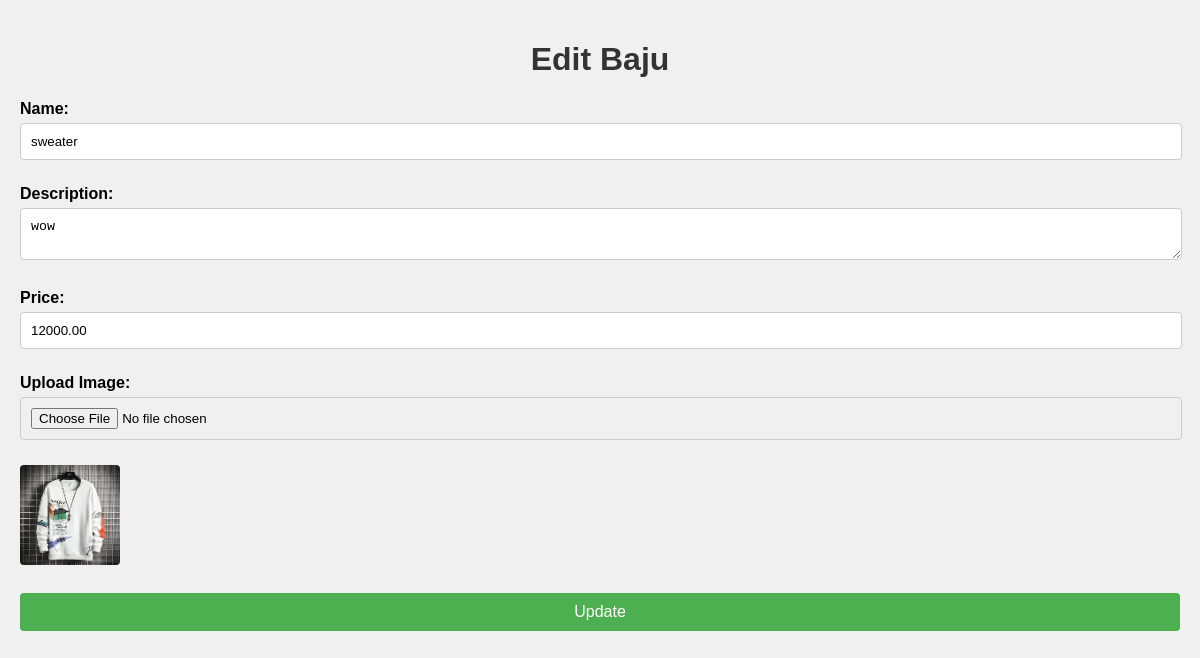
Page /adminpenambah/edit.php?id=1 on the committed database.
### tables this page shows
CREATE TABLE `baju` (
  `id_baju` int(11) NOT NULL,
  `name` varchar(255) NOT NULL,
  `description` text NOT NULL,
  `price` decimal(10,2) NOT NULL,
  `image` varchar(255) NOT NULL
);

### adminpenambah/edit.php (the view, shortened to what this page needs)
<?php
$servername = "localhost";
$username = "root";
$password = "";
$dbname = "toko baju";
$conn = new mysqli($servername, $username, $password, $dbname);
$id = $_GET['id'];
$sql = "SELECT * FROM baju WHERE id_baju=?";
$stmt = $conn->prepare($sql);
$stmt->bind_param("i", $id);
$stmt->execute();
$result = $stmt->get_result();
$row = $result->fetch_assoc();
?>
<!DOCTYPE html>
<html lang="en">
<head>
    <link rel="stylesheet" href="edit.css">
</head>
<body>
    <h1>Edit Baju</h1>
    <form action="edit.php?id=<?php echo $id; ?>" method="POST" enctype="multipart/form-data">
        <label for="name">Name:</label>
        <input type="text" id="name" name="name" value="<?php echo $row['name']; ?>" required><br>
        <label for="description">Description:</label>
        <textarea id="description" name="description" required><?php echo $row['description']; ?></textarea><br>
        <label for="price">Price:</label>
        <input type="number" id="price" name="price" step="0.01" value="<?php echo $row['price']; ?>" required><br>
        <label for="image">Upload Image:</label>
        <input type="file" id="image" name="image" accept="image/*"><br>
        <img src="<?php echo $row['image']; ?>" alt="<?php echo $row['name']; ?>" width="100"><br>
        <button type="submit">Update</button>
    </form>
</body>
</html>

### adminpenambah/edit.css (style rules this page uses)
body { font-family: Arial, sans-serif; background-color: #f0f0f0; margin: 0; padding: 20px; }
h1 { text-align: center; color: #333; }
label { display: block; margin-top: 10px; font-weight: bold; }
input[type="text"], input[type="number"], textarea, input[type="file"] { width: calc(100% - 20px); padding: 10px; margin-top: 5px; margin-bottom: 15px; border: 1px solid #ccc; border-radius: 4px; }
button { display: block; width: 100%; background-color: #4CAF50; color: white; padding: 10px; border: none; border-radius: 4px; cursor: pointer; font-size: 16px; }
img { display: block; margin: 10px 0; max-width: 100px; border-radius: 4px; }

### rows in the picture
baju: name "sweater", description "wow", price "12000.00", image (picture)
